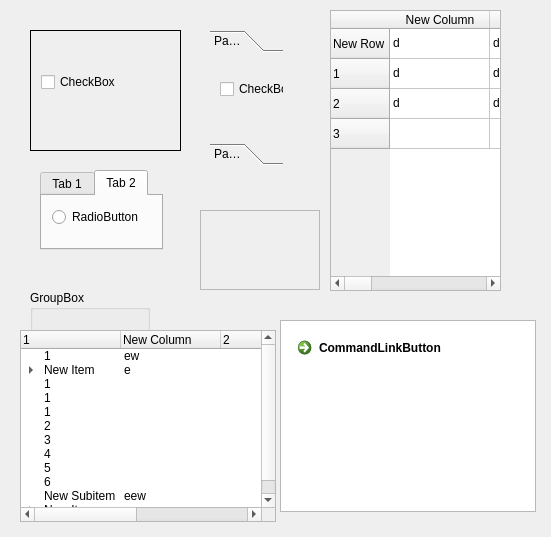
<?xml version="1.0" encoding="UTF-8"?>
<ui version="4.0">
 <class>Widget</class>
 <widget class="QWidget" name="Widget">
  <property name="geometry">
   <rect>
    <x>0</x>
    <y>0</y>
    <width>551</width>
    <height>537</height>
   </rect>
  </property>
  <property name="windowTitle">
   <string>Widget</string>
  </property>
  <widget class="QStackedWidget" name="stackedWidget">
   <property name="geometry">
    <rect>
     <x>30</x>
     <y>30</y>
     <width>151</width>
     <height>121</height>
    </rect>
   </property>
   <property name="frameShape">
    <enum>QFrame::Box</enum>
   </property>
   <property name="currentIndex">
    <number>1</number>
   </property>
   <widget class="QWidget" name="page">
    <widget class="QPushButton" name="pushButton">
     <property name="geometry">
      <rect>
       <x>10</x>
       <y>40</y>
       <width>99</width>
       <height>27</height>
      </rect>
     </property>
     <property name="text">
      <string>PushButton</string>
     </property>
    </widget>
   </widget>
   <widget class="QWidget" name="page_2">
    <widget class="QCheckBox" name="checkBox">
     <property name="geometry">
      <rect>
       <x>10</x>
       <y>40</y>
       <width>98</width>
       <height>22</height>
      </rect>
     </property>
     <property name="text">
      <string>CheckBox</string>
     </property>
    </widget>
   </widget>
  </widget>
  <widget class="QTabWidget" name="tabWidget">
   <property name="geometry">
    <rect>
     <x>40</x>
     <y>170</y>
     <width>123</width>
     <height>80</height>
    </rect>
   </property>
   <property name="currentIndex">
    <number>1</number>
   </property>
   <widget class="QWidget" name="tab">
    <attribute name="title">
     <string>Tab 1</string>
    </attribute>
    <widget class="QPushButton" name="pushButton_2">
     <property name="geometry">
      <rect>
       <x>20</x>
       <y>10</y>
       <width>99</width>
       <height>27</height>
      </rect>
     </property>
     <property name="text">
      <string>PushButton</string>
     </property>
    </widget>
   </widget>
   <widget class="QWidget" name="tab_2">
    <attribute name="title">
     <string>Tab 2</string>
    </attribute>
    <widget class="QRadioButton" name="radioButton">
     <property name="geometry">
      <rect>
       <x>10</x>
       <y>10</y>
       <width>117</width>
       <height>22</height>
      </rect>
     </property>
     <property name="text">
      <string>RadioButton</string>
     </property>
    </widget>
   </widget>
  </widget>
  <widget class="QToolBox" name="toolBox">
   <property name="geometry">
    <rect>
     <x>210</x>
     <y>30</y>
     <width>73</width>
     <height>135</height>
    </rect>
   </property>
   <property name="currentIndex">
    <number>0</number>
   </property>
   <widget class="QWidget" name="page_3">
    <property name="geometry">
     <rect>
      <x>0</x>
      <y>0</y>
      <width>73</width>
      <height>73</height>
     </rect>
    </property>
    <attribute name="label">
     <string>Page 1</string>
    </attribute>
    <widget class="QCheckBox" name="checkBox_2">
     <property name="geometry">
      <rect>
       <x>10</x>
       <y>20</y>
       <width>98</width>
       <height>22</height>
      </rect>
     </property>
     <property name="text">
      <string>CheckBox</string>
     </property>
    </widget>
   </widget>
   <widget class="QWidget" name="page_4">
    <property name="geometry">
     <rect>
      <x>0</x>
      <y>0</y>
      <width>73</width>
      <height>73</height>
     </rect>
    </property>
    <attribute name="label">
     <string>Page 2</string>
    </attribute>
    <widget class="QRadioButton" name="radioButton_2">
     <property name="geometry">
      <rect>
       <x>0</x>
       <y>30</y>
       <width>117</width>
       <height>22</height>
      </rect>
     </property>
     <property name="text">
      <string>RadioButton</string>
     </property>
    </widget>
   </widget>
  </widget>
  <widget class="QScrollArea" name="scrollArea">
   <property name="geometry">
    <rect>
     <x>200</x>
     <y>210</y>
     <width>120</width>
     <height>80</height>
    </rect>
   </property>
   <property name="widgetResizable">
    <bool>true</bool>
   </property>
   <widget class="QWidget" name="scrollAreaWidgetContents">
    <property name="geometry">
     <rect>
      <x>0</x>
      <y>0</y>
      <width>118</width>
      <height>78</height>
     </rect>
    </property>
   </widget>
  </widget>
  <widget class="QGroupBox" name="groupBox">
   <property name="geometry">
    <rect>
     <x>30</x>
     <y>290</y>
     <width>120</width>
     <height>80</height>
    </rect>
   </property>
   <property name="focusPolicy">
    <enum>Qt::NoFocus</enum>
   </property>
   <property name="contextMenuPolicy">
    <enum>Qt::NoContextMenu</enum>
   </property>
   <property name="title">
    <string>GroupBox</string>
   </property>
  </widget>
  <widget class="QTableWidget" name="tableWidget">
   <property name="geometry">
    <rect>
     <x>330</x>
     <y>10</y>
     <width>171</width>
     <height>281</height>
    </rect>
   </property>
   <row>
    <property name="text">
     <string>New Row</string>
    </property>
   </row>
   <row>
    <property name="text">
     <string>1</string>
    </property>
   </row>
   <row>
    <property name="text">
     <string>2</string>
    </property>
   </row>
   <row>
    <property name="text">
     <string>3</string>
    </property>
   </row>
   <column>
    <property name="text">
     <string>New Column</string>
    </property>
   </column>
   <column>
    <property name="text">
     <string>1</string>
    </property>
   </column>
   <column>
    <property name="text">
     <string>2</string>
    </property>
   </column>
   <column>
    <property name="text">
     <string>3</string>
    </property>
   </column>
   <column>
    <property name="text">
     <string>4</string>
    </property>
   </column>
   <column>
    <property name="text">
     <string>6</string>
    </property>
   </column>
   <item row="0" column="0">
    <property name="text">
     <string>d</string>
    </property>
   </item>
   <item row="0" column="1">
    <property name="text">
     <string>d</string>
    </property>
   </item>
   <item row="1" column="0">
    <property name="text">
     <string>d</string>
    </property>
   </item>
   <item row="1" column="1">
    <property name="text">
     <string>d</string>
    </property>
   </item>
   <item row="2" column="0">
    <property name="text">
     <string>d</string>
    </property>
   </item>
   <item row="2" column="1">
    <property name="text">
     <string>d</string>
    </property>
   </item>
  </widget>
  <widget class="QTreeWidget" name="treeWidget">
   <property name="geometry">
    <rect>
     <x>20</x>
     <y>330</y>
     <width>256</width>
     <height>192</height>
    </rect>
   </property>
   <column>
    <property name="text">
     <string>1</string>
    </property>
   </column>
   <column>
    <property name="text">
     <string>New Column</string>
    </property>
   </column>
   <column>
    <property name="text">
     <string>2</string>
    </property>
   </column>
   <column>
    <property name="text">
     <string>3</string>
    </property>
   </column>
   <column>
    <property name="text">
     <string>5</string>
    </property>
   </column>
   <item>
    <property name="text">
     <string>1</string>
    </property>
    <property name="text">
     <string>ew</string>
    </property>
   </item>
   <item>
    <property name="text">
     <string>New Item</string>
    </property>
    <property name="text">
     <string>e</string>
    </property>
    <item>
     <property name="text">
      <string>New Subitem</string>
     </property>
     <property name="text">
      <string>ew</string>
     </property>
     <item>
      <property name="text">
       <string>New Subitem</string>
      </property>
      <property name="text">
       <string>ew</string>
      </property>
      <item>
       <property name="text">
        <string>New Subitem</string>
       </property>
       <property name="text">
        <string/>
       </property>
       <item>
        <property name="text">
         <string>New Subitem</string>
        </property>
        <property name="text">
         <string>ew</string>
        </property>
        <item>
         <property name="text">
          <string>New Subitem</string>
         </property>
         <property name="text">
          <string>ew</string>
         </property>
         <item>
          <property name="text">
           <string>New Subitem</string>
          </property>
          <property name="text">
           <string>ew</string>
          </property>
          <item>
           <property name="text">
            <string>New Subitem</string>
           </property>
           <property name="text">
            <string>ew</string>
           </property>
           <item>
            <property name="text">
             <string>New Subitem</string>
            </property>
            <property name="text">
             <string/>
            </property>
           </item>
          </item>
         </item>
        </item>
       </item>
      </item>
     </item>
    </item>
   </item>
   <item>
    <property name="text">
     <string>1</string>
    </property>
   </item>
   <item>
    <property name="text">
     <string>1</string>
    </property>
   </item>
   <item>
    <property name="text">
     <string>1</string>
    </property>
   </item>
   <item>
    <property name="text">
     <string>2</string>
    </property>
   </item>
   <item>
    <property name="text">
     <string>3</string>
    </property>
   </item>
   <item>
    <property name="text">
     <string>4</string>
    </property>
   </item>
   <item>
    <property name="text">
     <string>5</string>
    </property>
   </item>
   <item>
    <property name="text">
     <string>6</string>
    </property>
   </item>
   <item>
    <property name="text">
     <string>New Subitem</string>
    </property>
    <property name="text">
     <string>eew</string>
    </property>
    <property name="text">
     <string/>
    </property>
   </item>
   <item>
    <property name="text">
     <string>New Item</string>
    </property>
    <item>
     <property name="text">
      <string>3</string>
     </property>
     <item>
      <property name="text">
       <string>3</string>
      </property>
      <item>
       <property name="text">
        <string>3</string>
       </property>
      </item>
      <item>
       <property name="text">
        <string>3</string>
       </property>
      </item>
      <item>
       <property name="text">
        <string>3</string>
       </property>
      </item>
      <item>
       <property name="text">
        <string>New Item</string>
       </property>
      </item>
      <item>
       <property name="text">
        <string>3</string>
       </property>
      </item>
     </item>
    </item>
    <item>
     <property name="text">
      <string>New Subitem</string>
     </property>
     <property name="text">
      <string/>
     </property>
     <property name="text">
      <string>344</string>
     </property>
     <item>
      <property name="text">
       <string>New Subitem</string>
      </property>
      <property name="text">
       <string/>
      </property>
      <property name="text">
       <string>343</string>
      </property>
      <item>
       <property name="text">
        <string>New Subitem</string>
       </property>
       <property name="text">
        <string/>
       </property>
       <property name="text">
        <string>43</string>
       </property>
       <item>
        <property name="text">
         <string>New Subitem</string>
        </property>
        <property name="text">
         <string/>
        </property>
        <property name="text">
         <string>4</string>
        </property>
        <item>
         <property name="text">
          <string>New Subitem</string>
         </property>
         <property name="text">
          <string/>
         </property>
         <property name="text">
          <string/>
         </property>
         <item>
          <property name="text">
           <string>New Subitem</string>
          </property>
          <property name="text">
           <string/>
          </property>
          <property name="text">
           <string>43</string>
          </property>
         </item>
        </item>
       </item>
      </item>
     </item>
    </item>
    <item>
     <property name="text">
      <string>New Subitem</string>
     </property>
     <property name="text">
      <string>ew</string>
     </property>
     <item>
      <property name="text">
       <string>New Subitem</string>
      </property>
      <property name="text">
       <string/>
      </property>
     </item>
    </item>
   </item>
  </widget>
  <widget class="QListView" name="listView">
   <property name="geometry">
    <rect>
     <x>280</x>
     <y>320</y>
     <width>256</width>
     <height>192</height>
    </rect>
   </property>
  </widget>
  <widget class="QCommandLinkButton" name="commandLinkButton">
   <property name="geometry">
    <rect>
     <x>290</x>
     <y>330</y>
     <width>187</width>
     <height>41</height>
    </rect>
   </property>
   <property name="text">
    <string>CommandLinkButton</string>
   </property>
  </widget>
 </widget>
 <layoutdefault spacing="6" margin="11"/>
 <resources/>
 <connections/>
</ui>
